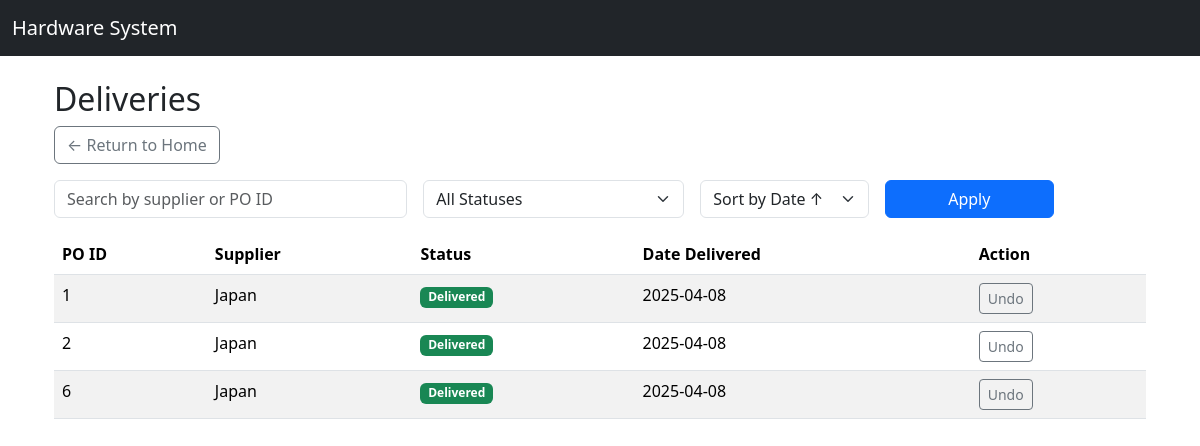
Before: /deliveries/ with the older database file.
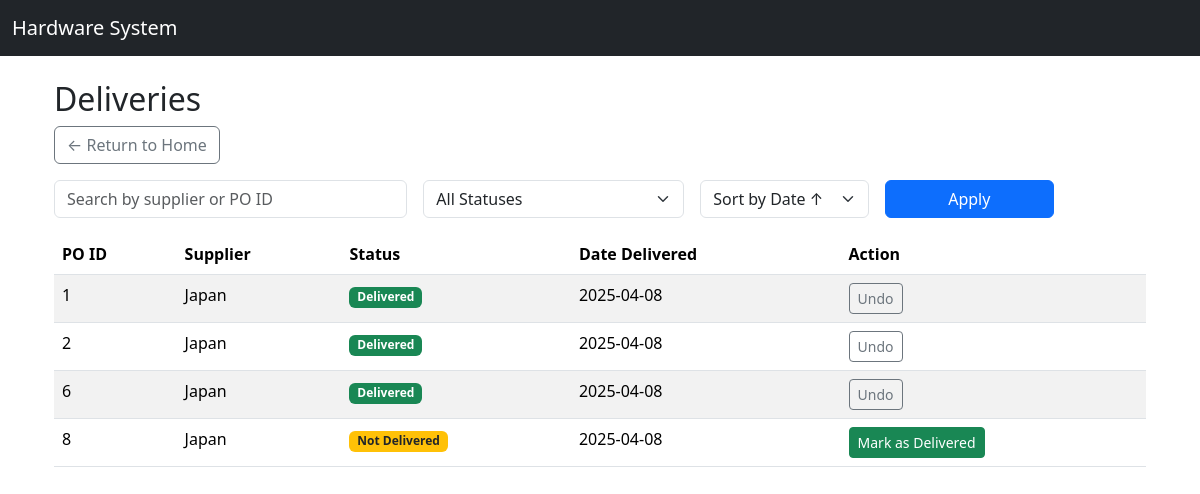
After: the same page with the newer database file.
### core/models.py (models this page shows, shortened)
class Delivery(models.Model):
    purchase_order = models.ForeignKey('PurchaseOrder', on_delete=models.CASCADE)
    delivery_date = models.DateField()
    received_by = models.ForeignKey('auth.User', on_delete=models.SET_NULL, null=True)
    notes = models.TextField(blank=True, null=True)
    delivered = models.BooleanField(default=False)

class PurchaseOrder(models.Model):
    supplier = models.ForeignKey(Supplier, on_delete=models.CASCADE)
    date_created = models.DateField(auto_now_add=True)
    expected_delivery_date = models.DateField(blank=True, null=True)
    status = models.CharField(max_length=20, default='Pending')  # e.g., Pending, Delivered, Cancelled

class Supplier(models.Model):
    name = models.CharField(max_length=255)
    contact_person = models.CharField(max_length=255, blank=True, null=True)
    email = models.EmailField(blank=True, null=True)
    phone = models.CharField(max_length=20, blank=True, null=True)
    address = models.TextField(blank=True, null=True)

### core/views.py (the view)
# urls.py: path('deliveries/', views.delivery_list, name='delivery_list'),
def delivery_list(request):
    search_query = request.GET.get('search', '')
    status_filter = request.GET.get('status', '')
    sort_by = request.GET.get('sort', 'delivery_date')
    deliveries = Delivery.objects.all()
    if search_query:
        deliveries = deliveries.filter(
            Q(purchase_order__supplier__name__icontains=search_query) |
            Q(purchase_order__id__icontains=search_query)
        )
    if status_filter == 'delivered':
        deliveries = deliveries.filter(delivered=True)
    elif status_filter == 'not_delivered':
        deliveries = deliveries.filter(delivered=False)
    if sort_by in ['delivery_date', '-delivery_date', 'delivered']:
        deliveries = deliveries.order_by(sort_by)
    paginator = Paginator(deliveries, 10)
    page_number = request.GET.get("page")
    page_obj = paginator.get_page(page_number)
    context = {
        'deliveries': page_obj,
        'search_query': search_query,
        'status_filter': status_filter,
        'sort_by': sort_by
    }
    return render(request, 'core/delivery_list.html', context)

### core/templates/core/delivery_list.html (shortened to what this page needs)
{% extends 'base.html' %}
{% block content %}
<div class="container mt-4">
  <h2>Deliveries</h2>
  <a href="{% url 'home' %}" class="btn btn-outline-secondary mb-3">← Return to Home</a>
  <form method="get" class="row g-3 mb-3">
    <div class="col-md-4">
      <input type="text" name="search" class="form-control" placeholder="Search by supplier or PO ID" value="{{ search_query }}">
    </div>
    <div class="col-md-3">
      <select name="status" class="form-select">
        <option value="">All Statuses</option>
      </select>
    </div>
    <div class="col-md-2">
      <select name="sort" class="form-select">
        <option value="delivery_date" {% if sort_by == 'delivery_date' %}selected{% endif %}>Sort by Date ↑</option>
      </select>
    </div>
    <div class="col-md-2">
      <button type="submit" class="btn btn-primary w-100">Apply</button>
    </div>
  </form>
  <table class="table table-striped">
    <thead>
      <tr>
        <th>PO ID</th>
        <th>Supplier</th>
        <th>Status</th>
        <th>Date Delivered</th>
        <th>Action</th>
      </tr>
    </thead>
    <tbody>
      {% for delivery in deliveries %}
      <tr>
        <td>{{ delivery.purchase_order.id }}</td>
        <td>{{ delivery.purchase_order.supplier.name }}</td>
        <td>
          {% if delivery.delivered %}
            <span class="badge bg-success">Delivered</span>
          {% else %}
            <span class="badge bg-warning text-dark">Not Delivered</span>
          {% endif %}
        </td>
        <td>{{ delivery.delivery_date|date:"Y-m-d" }}</td>
        <td>
          {% if delivery.delivered %}
            <a href="{% url 'undo_delivery' delivery.id %}" class="btn btn-sm btn-outline-secondary">Undo</a>
          {% else %}
            <a href="{% url 'mark_as_delivered' delivery.id %}" class="btn btn-sm btn-success">Mark as Delivered</a>
          {% endif %}
        </td>
      </tr>
      {% empty %}
      <tr>
        <td colspan="5" class="text-center">No deliveries found.</td>
      </tr>
      {% endfor %}
    </tbody>
  </table>
</div>
{% endblock %}

Changed rows visible on the page:
added Delivery: purchase_order.id "8", purchase_order.supplier.name "Japan", delivered "Not Delivered", delivery_date "2025-04-08"
